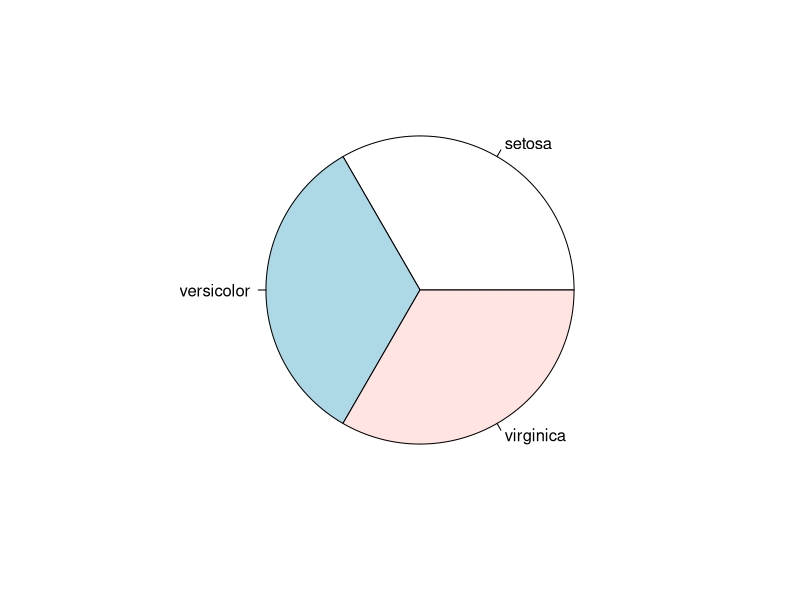
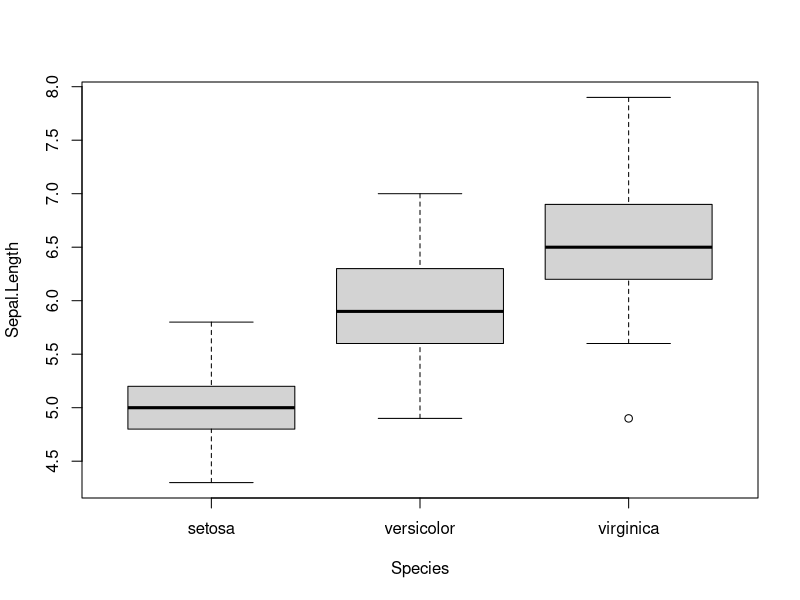
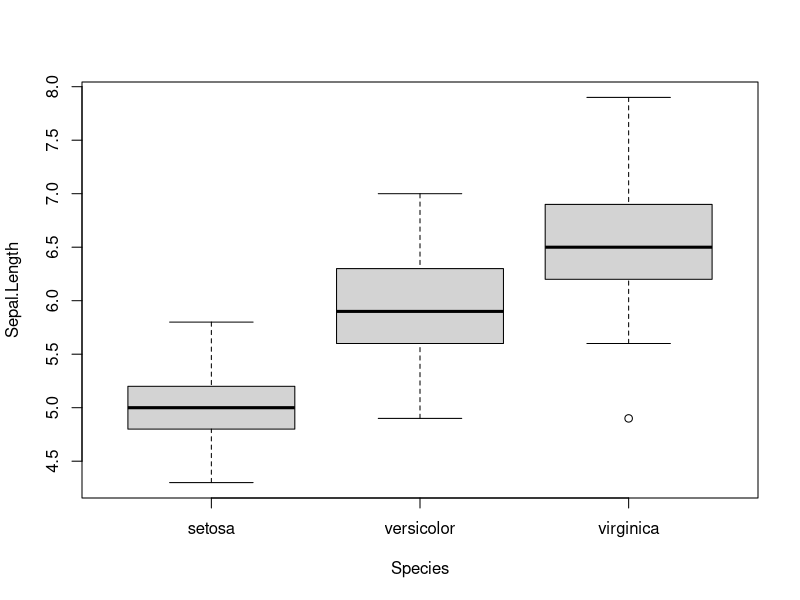
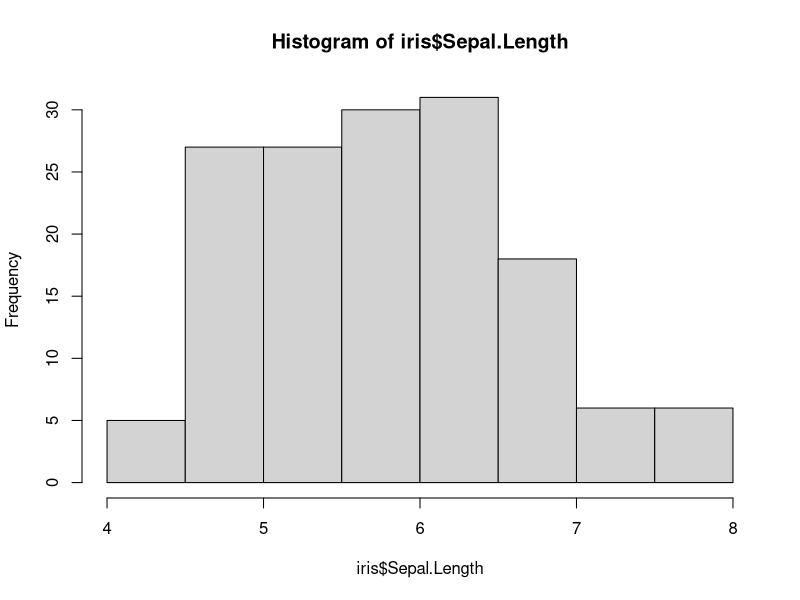
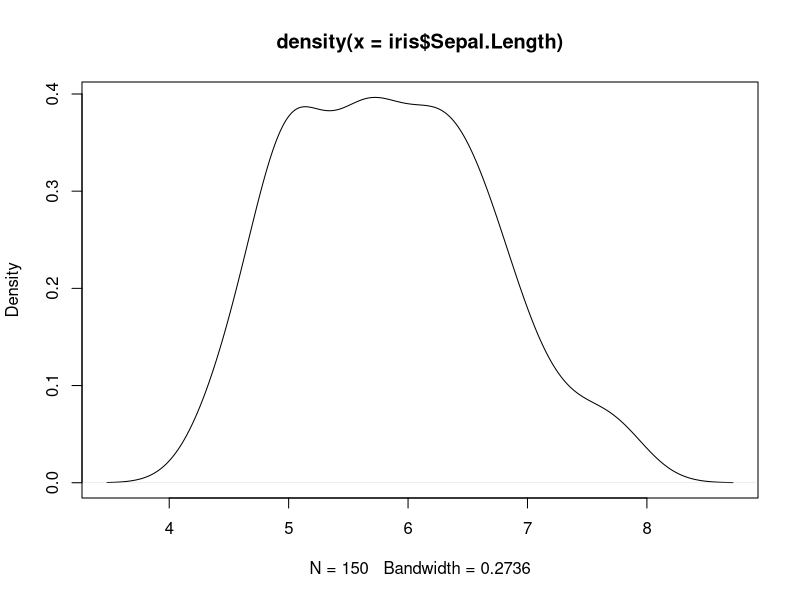
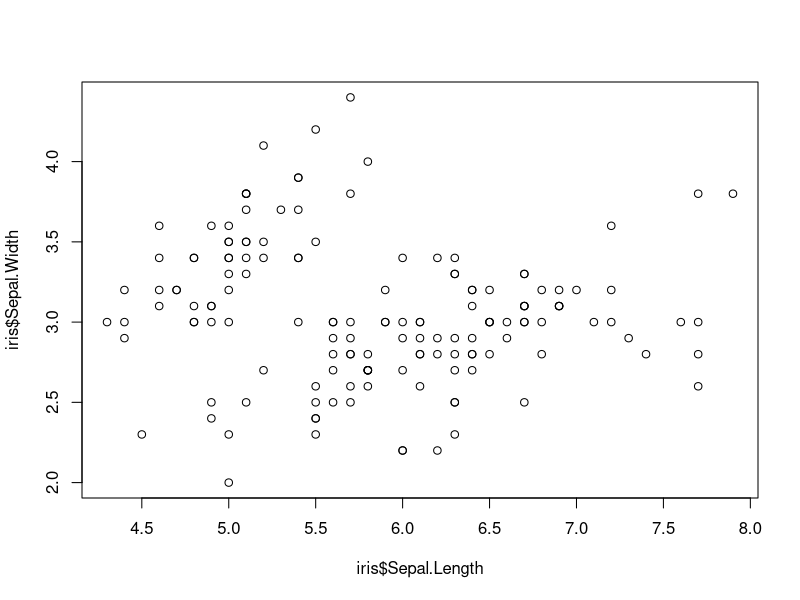
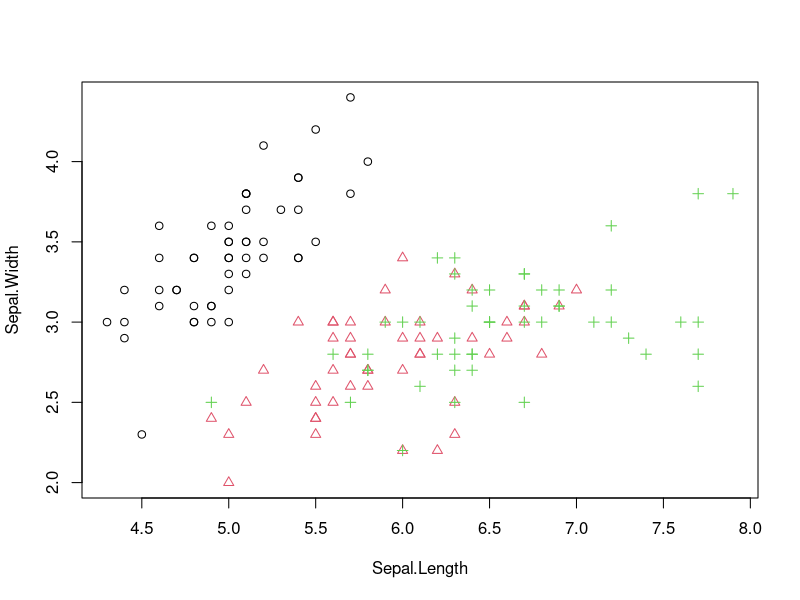
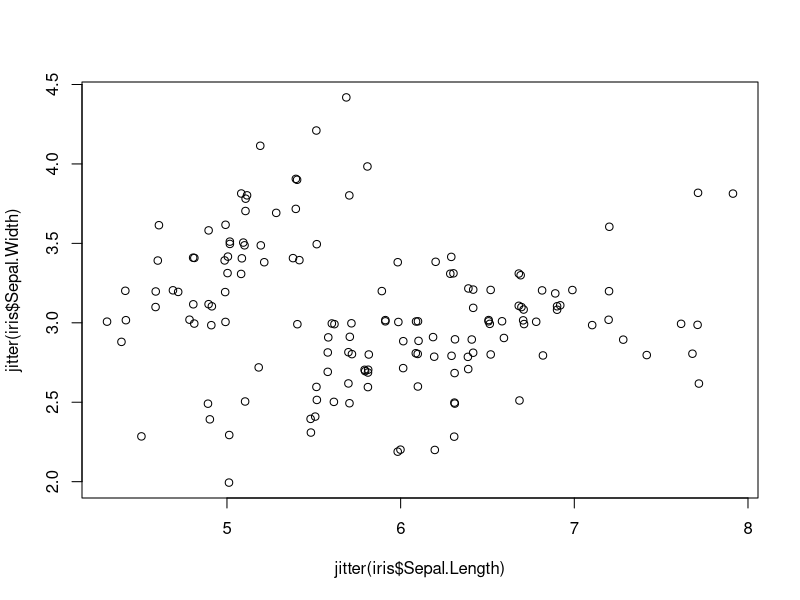

The R source for these figures, in order:
#Data Exploration

#Reviewing data dimensions
dim(iris)

#Name of variables or columns
names(iris)

#Structure
str(iris)

#Attributes
attributes(iris)

#Get the first 5 rows
iris[1:5,]

#Get Sepal.Length of the first 10 rows
iris[1:10, "Sepal.Length"]

#The same as before
iris[1:10,1]

#The same as before
iris$Sepal.Length[1:10]

#Descriptive statistics for each variable
summary(iris)

#Frequency
table(iris$Species)

#Pie Chart
pie(table(iris$Species))

#Average of Sepal.Length
mean(iris$Sepal.Length)

#Variance of Sepal.Length
var(iris$Sepal.Length)

#Standard Deviation of Sepal.Length
sd(iris$Sepal.Length)

#Covariance of two variables
cov(iris$Sepal.Length, iris$Petal.Length)

#Correlation of two variables
cor(iris$Sepal.Length, iris$Petal.Length)

#Correlation matrix
cor(iris[,-5])

#Distribution of subsets
aggregate(Sepal.Length ~ Species, summary, data=iris)

#Box plots
boxplot(Sepal.Length~Species, data=iris)

bp<-boxplot(Sepal.Length~Species, data=iris)

#Histograms
hist(iris$Sepal.Length)

#Density
plot(density(iris$Sepal.Length))

# Scatter plot           
plot(iris$Sepal.Length, iris$Sepal.Width)

#Another alternative
with(iris, plot(Sepal.Length, Sepal.Width, col=Species, pch=as.numeric(Species)))

#When there are many points, some of them may overlap.
#We can use jitter () to add a little noise to the data.
plot(jitter(iris$Sepal.Length), jitter(iris$Sepal.Width))

#Plot in pairs
plot(iris)

#the same as before
pairs(iris)

#3D Scatter plot
library(scatterplot3d)
scatterplot3d(iris$Petal.Width, iris$Sepal.Length, iris$Sepal.Width)
